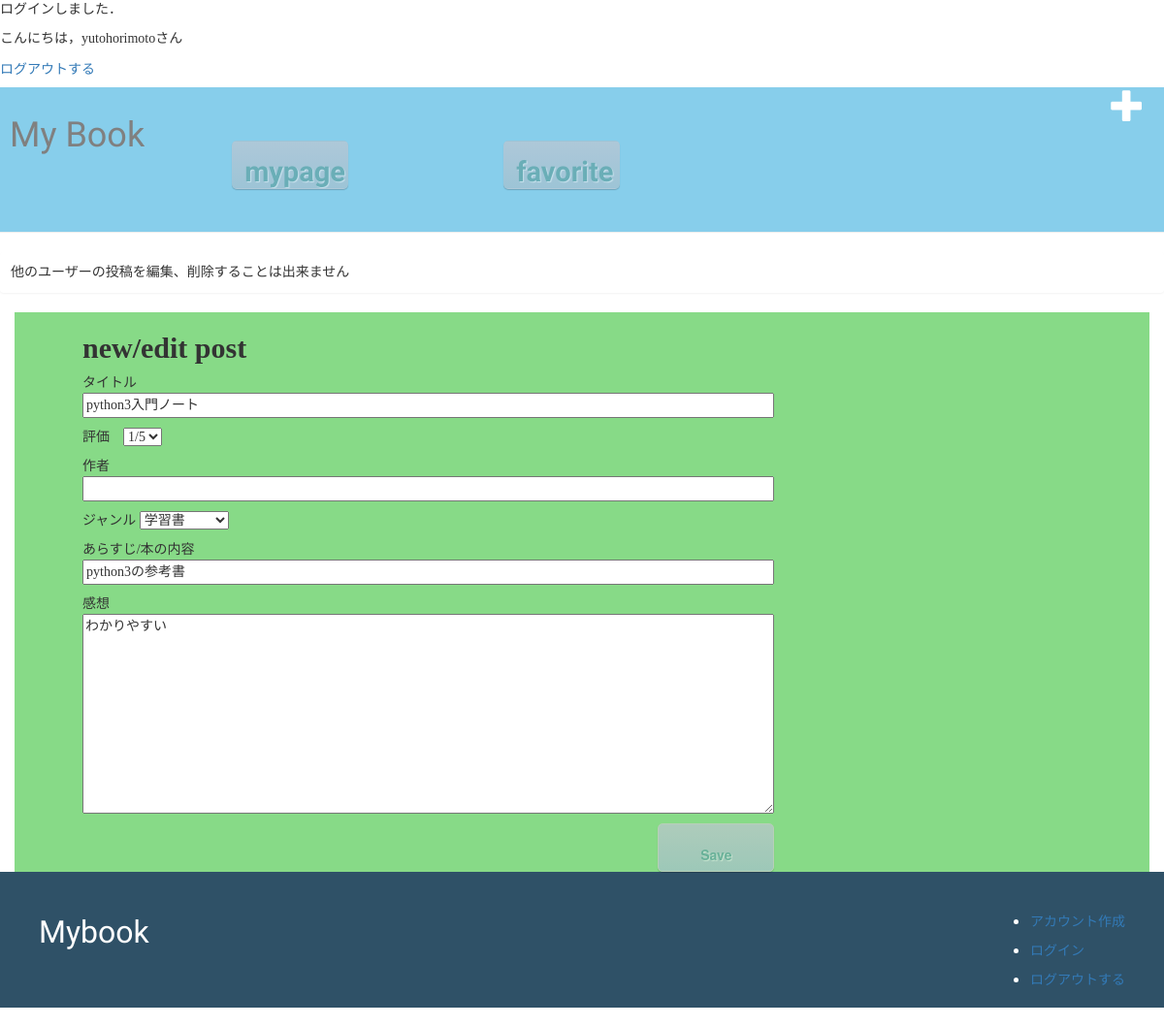
/post/5/edit/ (signed in), run on an earlier commit of the app's database.
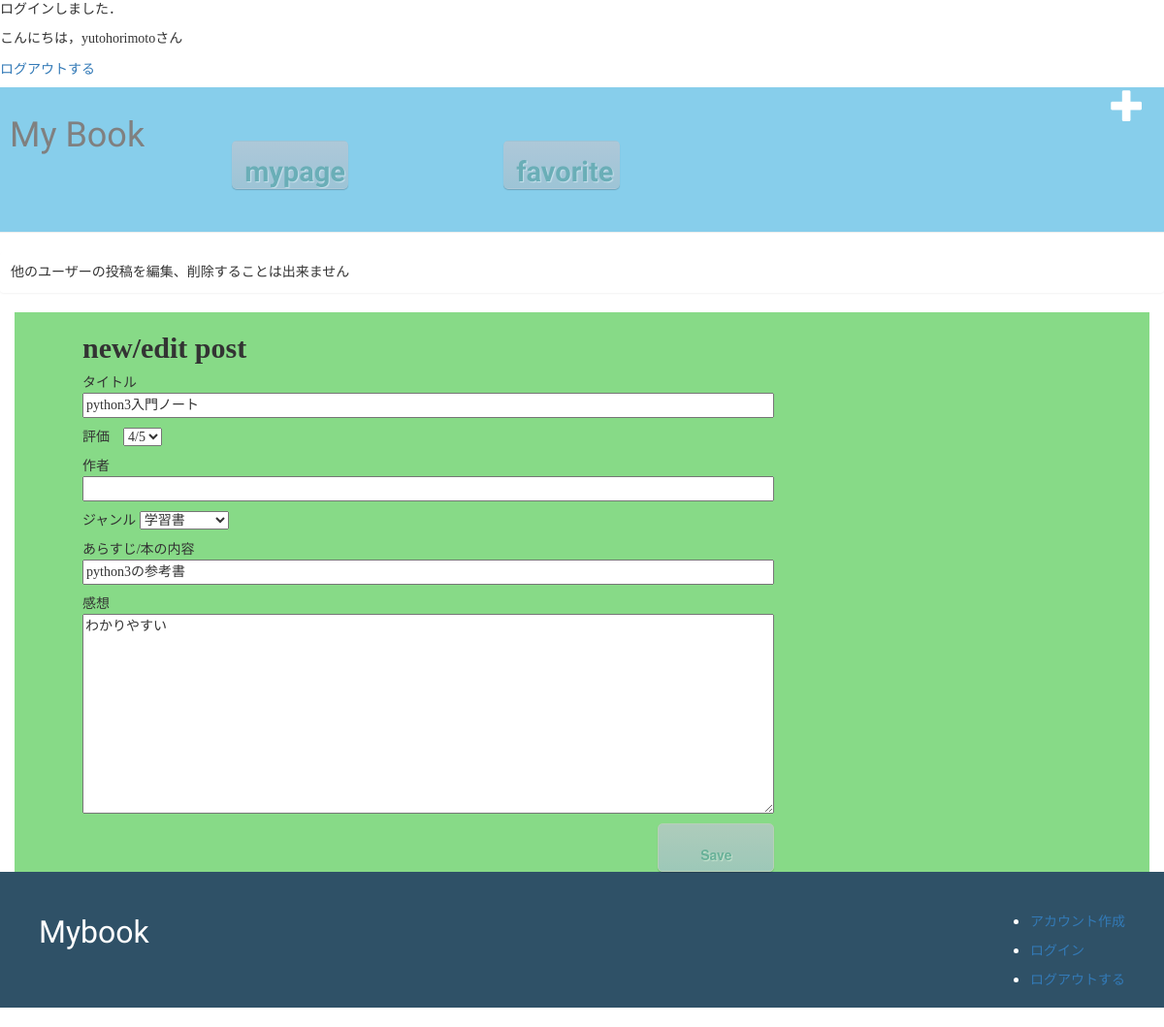
And on a later commit of the database.
### mybook/models.py (models this page shows, shortened)
class Post(models.Model):
    author = models.ForeignKey(settings.AUTH_USER_MODEL, on_delete=models.CASCADE)
    book_title = models.CharField(max_length=50)
    book_author = models.CharField(max_length=20,blank=True, null=True)
    book_label = models.IntegerField(choices=label_choices,blank=True, null=True)
    book_int = models.CharField(max_length=200,blank=True, null=True)
    text = models.TextField()
    rate = models.IntegerField(choices = rate_choice ,blank=False, default=1)
    like_num = models.IntegerField(default=0)
    created_date = models.DateTimeField(default=timezone.now)
    published_date = models.DateTimeField(blank=True, null=True)

### mybook/views.py (the view)
# urls.py: path('post/<int:pk>/edit/', views.post_edit, name='post_edit'),
@login_required
def post_edit(request, pk):
    post = get_object_or_404(Post, pk=pk)
    if request.method == "POST":
        form = PostForm(request.POST, instance=post)
        if form.is_valid():
            post = form.save(commit=False)
            if post.author == request.user:
                post.author = request.user
                post.published_date = timezone.now()
                post.save()
                return redirect('post_detail', pk=post.pk)
            else:
                raise PermissionDenied
    else:
        form = PostForm(instance=post)
    return render(request, 'mybook/post_edit.html', {'form': form})

### mybook/forms.py
class PostForm(forms.ModelForm):
    class Meta:
        model = Post
        fields = ('book_title', 'rate','book_author','book_label','book_int','text')

### mybook/templates/mybook/post_edit.html
{% extends 'mybook/base.html' %}
{% block content %}
    <h2>new/edit post</h2>
    <form method="POST" class="post-form">{% csrf_token %}
        <p>タイトル　{{form.book_title}}</p>
        <p>評価　{{form.rate}}</p>
        <p>作者　{{form.book_author}}</p>
        <p>ジャンル {{form.book_label}}</p>
        <p>あらすじ/本の内容 {{form.book_int}}</p>
        <p>感想 {{form.text}}</p>
        <button type="submit" class="save btn btn-default">Save</button>
    </form>
{% endblock %}

What changed in the data, as far as the page shows it:
changed Post "python3入門ノート": rate "1/5" → "4/5"
